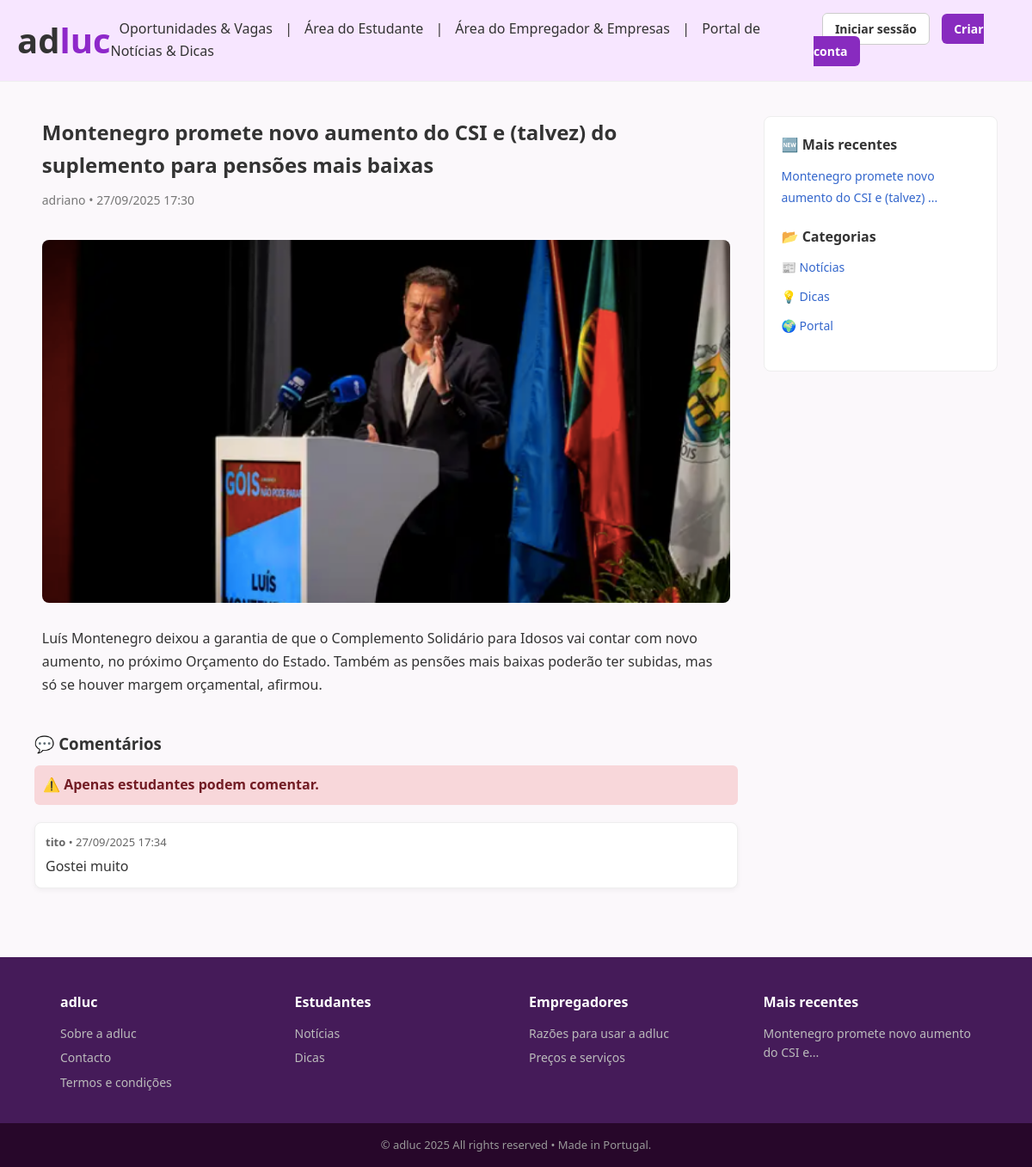
Screenshot of /publicacao/1 with the database file from the repository.
### modelos/modelos.py (models this page shows, shortened)
class Publicacao(db.Model):
    __tablename__ = "publicacoes"
    id = db.Column(db.Integer, primary_key=True)
    titulo = db.Column(db.String(200), nullable=False)
    autor_id = db.Column(db.Integer, db.ForeignKey("utilizadores.id"), nullable=False)
    autor = db.relationship("Utilizador", backref="publicacoes", lazy=True)
    data_hora = db.Column(db.DateTime, default=datetime.utcnow)
    foto = db.Column(db.String(200), nullable=True)
    conteudo = db.Column(db.Text, nullable=False)
    tipo = db.Column(db.String(20), default="noticia")  # noticia ou dica

class Utilizador(db.Model):
    __tablename__ = "utilizadores"
    id = db.Column(db.Integer, primary_key=True)
    nome = db.Column(db.String(100), nullable=False)
    email = db.Column(db.String(100), unique=True, nullable=False)
    senha_hash = db.Column(db.String(200), nullable=False)
    tipo = db.Column(db.String(20), nullable=False)  # estudante, empresa, admin
    cv_principal = db.Column(db.String(200), nullable=True)
    nif = db.Column(db.String(20), nullable=True)
    nome_empresa = db.Column(db.String(200), nullable=True)
    codigo_postal = db.Column(db.String(20), nullable=True)
    distrito = db.Column(db.String(100), nullable=True)
    telefone = db.Column(db.String(50), nullable=True)
    logo_empresa = db.Column(db.String(200), nullable=True)

class Comentario(db.Model):
    __tablename__ = "comentarios"
    id = db.Column(db.Integer, primary_key=True)
    conteudo = db.Column(db.Text, nullable=False)
    data_hora = db.Column(db.DateTime, default=datetime.utcnow)
    autor_id = db.Column(db.Integer, db.ForeignKey("utilizadores.id"), nullable=False)
    autor = db.relationship("Utilizador", backref="comentarios", lazy=True)
    publicacao_id = db.Column(db.Integer, db.ForeignKey("publicacoes.id"), nullable=False)
    publicacao = db.relationship("Publicacao", backref="comentarios", lazy=True)

### app.py (the view)
@app.route("/publicacao/<int:pub_id>", endpoint="detalhe_publicacao")
def detalhe_publicacao(pub_id):
    pub = Publicacao.query.get_or_404(pub_id)
    return render_template("detalhe_publicacao.html", pub=pub)

### app.py (called while the page is built)
@app.context_processor
def inject_publicacoes_recentes():
    from modelos.modelos import Publicacao
    recentes = Publicacao.query.order_by(Publicacao.data_hora.desc()).limit(3).all()
    return dict(publicacoes_recentes=recentes)

### templates/detalhe_publicacao.html (shortened to what this page needs)
{% extends "base.html" %}
{% block conteudo %}
<div class="conteudo-com-sidebar">
  <div class="conteudo-principal">
    <article class="news-detail">
      <h1>{{ pub.titulo }}</h1>
      <p class="meta">{{ pub.autor.nome }} • {{ pub.data_hora.strftime("%d/%m/%Y %H:%M") }}</p>
      {% if pub.foto %}
        <img src="{{ url_for('download_cv', filename=pub.foto) }}" alt="{{ pub.titulo }}" class="news-img">
      {% endif %}
      <div class="conteudo">
        {{ pub.conteudo|safe }}
      </div>
    </article>
    <section class="comentarios">
      <h3>💬 Comentários</h3>
      {% if session.get("tipo") == "estudante" %}
        <form method="POST" action="{{ url_for('comentar_publicacao', pub_id=pub.id) }}" class="comentario-form">
          <textarea name="conteudo" rows="3" placeholder="Escreva o seu comentário..." required></textarea>
          <button type="submit" class="btn btn-azul">Enviar</button>
        </form>
      {% else %}
        <p class="alerta alerta-erro">⚠️ Apenas estudantes podem comentar.</p>
      {% endif %}
      <div class="comentarios-lista">
        {% for coment in pub.comentarios %}
          <div class="comentario">
            <p class="coment-meta">
              <b>{{ coment.autor.nome }}</b> • {{ coment.data_hora.strftime("%d/%m/%Y %H:%M") }}
            </p>
            <p>{{ coment.conteudo }}</p>
          </div>
        {% else %}
          <p>Sem comentários ainda. Seja o primeiro!</p>
        {% endfor %}
      </div>
    </section>
  </div>
  <aside class="sidebar">
    <div class="sidebar-bloco">
      <h3>🆕 Mais recentes</h3>
      <ul>
        {% for pub in publicacoes_recentes %}
          <li><a href="{{ url_for('detalhe_publicacao', pub_id=pub.id) }}">{{ pub.titulo[:50] }}...</a></li>
        {% else %}
          <li>Sem publicações</li>
        {% endfor %}
      </ul>
    </div>
    <div class="sidebar-bloco">
      <h3>📂 Categorias</h3>
      <ul>
        <li><a href="{{ url_for('pagina_noticias') }}">📰 Notícias</a></li>
        <li><a href="{{ url_for('pagina_dicas') }}">💡 Dicas</a></li>
        <li><a href="{{ url_for('pagina_conteudos') }}">🌍 Portal</a></li>
      </ul>
    </div>
  </aside>
</div>
{% endblock %}

### templates/base.html (shortened to what this page needs)
<!DOCTYPE html>
<html lang="pt">
<head>
  <link rel="stylesheet" href="{{ url_for('static', filename='css/style.css') }}">
</head>
<body class="light">
<header class="site-header">
  <div class="logo">
      <a href="{{ url_for('pagina_inicial') }}" style="text-decoration: none; color:inherit;">
        <span class="logo-ad">ad</span><span class="logo-luc">luc</span>
      </a>
  </div>
<nav class="nav-links" id="nav-menu">
    <a href="{{ url_for('pagina_vagas') }}">Oportunidades & Vagas</a>
    <span> | </span>
    <a href="{{ url_for('pagina_estudante') if session.get('tipo') == 'estudante' else '#' }}">Área do Estudante</a>
    <span> | </span>
    <a href="{{ url_for('pagina_empresa') if session.get('tipo') == 'empresa' else '#' }}">Área do Empregador & Empresas</a>
     <span> | </span>
    <a href="{{ url_for('pagina_conteudos') }}">Portal de Notícias & Dicas</a>
</nav>
  <div class="nav-buttons">
    {% if session.get('utilizador_id') %}
      <span class="user-info">Olá, {{ session.get('nome') }} ({{ session.get('tipo') }})</span>
      <a href="{{ url_for('logout') }}" class="btn btn-outline">Logout</a>
    {% else %}
      <a href="{{ url_for('login') }}" class="btn btn-outline">Iniciar sessão</a>
      <a href="{{ url_for('registo') }}" class="btn btn-azul">Criar conta</a>
    {% endif %}
  </div>
</header>
<main>
  {% block conteudo %}{% endblock %}
</main>
<footer class="site-footer">
  <div class="footer-columns">
    <div class="footer-col">
      <h3 class="footer-logo">adluc</h3>
      <a href="#">Sobre a adluc</a>
      <a href="#">Contacto</a>
      <a href="#">Termos e condições</a>
    </div>
    <div class="footer-col">
      <h3>Estudantes</h3>
      <a href="{{ url_for('pagina_noticias') }}">Notícias</a>
      <a href="{{ url_for('pagina_dicas') }}">Dicas</a>
    </div>
    <div class="footer-col">
      <h3>Empregadores</h3>
      <a href="#">Razões para usar a adluc</a>
      <a href="#">Preços e serviços</a>
    </div>
    <div class="footer-col">
      <h3>Mais recentes</h3>
      {% for pub in publicacoes_recentes %}
        <a href="{{ url_for('detalhe_publicacao', pub_id=pub.id) }}">
          {{ pub.titulo[:40] }}...
        </a>
      {% else %}
        <p style="color:#bbb;font-size:14px;">Sem publicações</p>
      {% endfor %}
    </div>
  </div>
  <div class="footer-bottom">
    © adluc 2025 All rights reserved • Made in Portugal.
  </div>
</footer>
</body>
</html>

### static/css/style.css (style rules this page uses)
html, body { height: 100%; display: flex; flex-direction: column; background: #fbf8fb; }
main { flex: 1; padding: 10px 40px; }
* { margin:0;padding:0;box-sizing:border-box; }
body { font-family:'Segoe UI',Arial,sans-serif;background:#fbf8fb;color:#333;line-height:1.6; }
.site-header { display:flex;justify-content:space-between;align-items:center;padding:15px 20px;background:#f7e6ff;border-bottom:1px solid #eee;position:sticky;top:0;z-index:1000; }
.logo { font-size:40px;font-weight:bold; }
.logo-ad { color:#333; }
.logo-luc { color: #8e28ca; }
.nav-links a { margin:0 12px;color:#333;text-decoration:none;font-weight:500; }
.nav-buttons a { margin-left:10px;text-decoration:none;padding:8px 14px;border-radius:6px;font-weight:600;font-size:14px; }
.btn-outline { border:1px solid #ccc;background:#fff;color:#333; }
.btn-azul { background: #882bbf;color:#fff;border-radius: 5px;height:40px;width:70px; }
.site-footer { background:#451b59;color:#fff;margin-top:40px;padding-top:40px; }
.footer-columns { display:grid;grid-template-columns:repeat(auto-fit,minmax(200px,1fr));gap:30px;max-width:1100px;margin:auto;padding:0 20px 30px; }
.footer-col h3 { margin-bottom:12px;font-size:16px;font-weight:700; }
.footer-logo { font-size:20px;color:#fff; }
.footer-col a { display:block;color:#bbb;margin-bottom:6px;text-decoration:none;font-size:14px; }
.footer-bottom { background:#27072a;color:#999;text-align:center;padding:15px;font-size:13px; }
.alerta { padding:10px;border-radius:6px;margin:10px 0;font-weight:700; }
.alerta-erro { background:#f8d7da;color:#721c24; }
.news-detail { max-width:800px;margin:auto; }
.news-detail h1 { margin-bottom:10px; }
.news-detail .meta { color:#777;font-size:14px;margin-bottom:15px; }
.news-detail .news-img { width:100%;margin:20px 0;border-radius:8px; }
.news-detail .conteudo { font-size:16px;line-height:1.7; }
.nav-links a { margin: 0 10px; color: #333; text-decoration: none; font-weight: 500; }
.conteudo-com-sidebar { display:grid; grid-template-columns:3fr 1fr; gap:30px; margin:30px 0; }
.sidebar { background:var(--cor-card-bg,#fff); border:1px solid #eee; border-radius:8px; padding:20px; height:fit-content; }
.sidebar-bloco { margin-bottom:20px; }
.sidebar-bloco h3 { margin-bottom:10px;font-size:16px;font-weight:700; }
.sidebar-bloco ul { list-style:none;padding:0; }
.sidebar-bloco li { margin-bottom:8px; }
.sidebar-bloco a { text-decoration:none;color:#3366cc;font-size:14px; }
.comentarios { margin-top:40px; }
.comentarios-lista { margin-top:20px; display:flex; flex-direction:column; gap:15px; }
.comentario { background:var(--cor-card-bg,#fff); border:1px solid #eee; border-radius:8px; padding:12px; box-shadow:0 2px 6px rgba(0,0,0,.05); }
.coment-meta { font-size:13px; color:#666; margin-bottom:5px; }

### rows the page displays
Publicacao: titulo "Montenegro promete novo aumento do CSI e (talvez) do suplemento para pensões mais baixas", data_hora "27/09/2025 17:30", foto (picture), conteudo "Luís Montenegro deixou a garantia de que o Complemento Solidário para Idosos vai contar com novo aumento, no próximo Orçamento do Estado. Também as pensões mais baixas poderão ter subidas, mas só se houver margem orçamental, afirmou.", titulo "Montenegro promete novo aumento do CSI e (talvez)", titulo "Montenegro promete novo aumento do CSI e"
Utilizador: autor.nome "adriano"
Comentario: autor.nome "tito", data_hora "27/09/2025 17:34", conteudo "Gostei muito"
